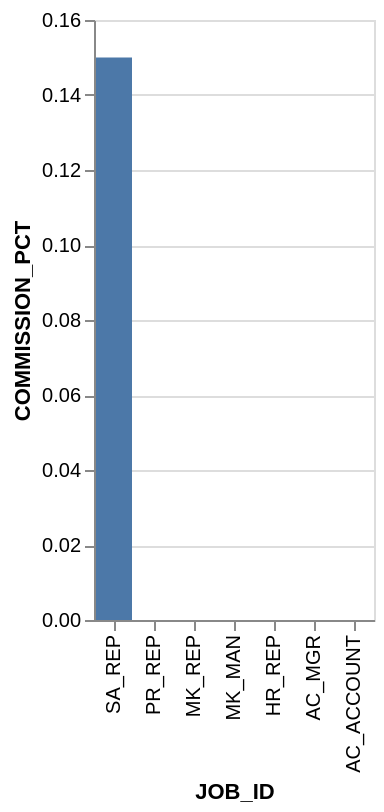

Express this chart as Vega-Lite.
### Vega-Lite specification from a JSON file in a GitHub repository (floating-point values rounded to 4 significant figures)
{"data": {"values": [{"x_data": "SA_REP", "y_data": 0.15}, {"x_data": "PR_REP", "y_data": 0}, {"x_data": "MK_REP", "y_data": 0}, {"x_data": "MK_MAN", "y_data": 0}, {"x_data": "HR_REP", "y_data": 0}, {"x_data": "AC_MGR", "y_data": 0}, {"x_data": "AC_ACCOUNT", "y_data": 0}]}, "mark": "bar", "encoding": {"x": {"field": "x_data", "type": "nominal", "title": "JOB_ID", "sort": {"op": "sum", "field": "y_data", "order": "descending"}}, "y": {"field": "y_data", "type": "quantitative", "title": "COMMISSION_PCT"}}}
